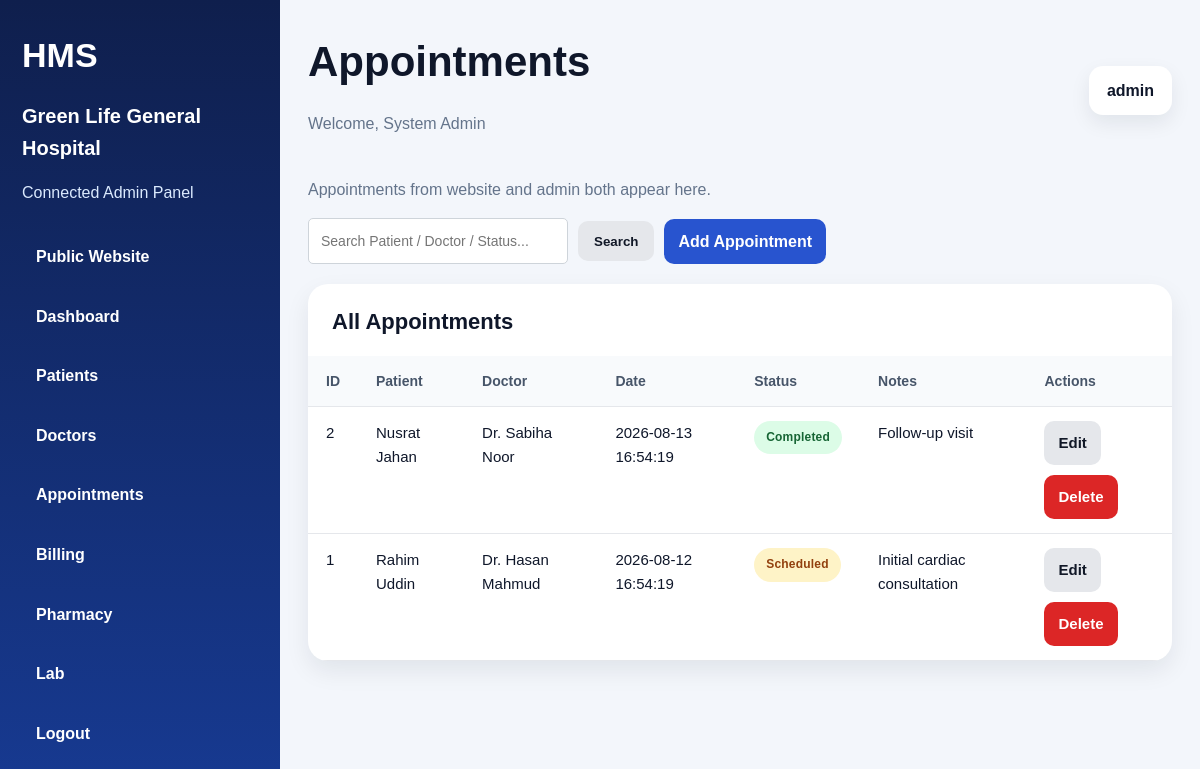
The page /admin/modules/appointments/index.php (signed in) on the database its author committed.
### tables this page shows
CREATE TABLE appointments (
  id INT AUTO_INCREMENT PRIMARY KEY,
  patient_id INT NOT NULL,
  doctor_id INT NOT NULL,
  appointment_date DATETIME NOT NULL,
  status VARCHAR(30) NOT NULL DEFAULT 'Scheduled',
  notes TEXT,
  created_at DATETIME NOT NULL,
  CONSTRAINT fk_appointments_patient FOREIGN KEY (patient_id) REFERENCES patients(id) ON DELETE CASCADE,
  CONSTRAINT fk_appointments_doctor FOREIGN KEY (doctor_id) REFERENCES doctors(id) ON DELETE CASCADE
);

CREATE TABLE patients (
  id INT AUTO_INCREMENT PRIMARY KEY,
  name VARCHAR(120) NOT NULL,
  age INT DEFAULT 0,
  gender VARCHAR(20) DEFAULT 'Male',
  phone VARCHAR(30) NOT NULL,
  blood_group VARCHAR(10) DEFAULT '',
  address VARCHAR(255) DEFAULT '',
  created_at DATETIME NOT NULL
);

CREATE TABLE doctors (
  id INT AUTO_INCREMENT PRIMARY KEY,
  name VARCHAR(120) NOT NULL,
  specialization VARCHAR(120) NOT NULL,
  phone VARCHAR(30) DEFAULT '',
  email VARCHAR(120) DEFAULT '',
  schedule VARCHAR(180) DEFAULT '',
  created_at DATETIME NOT NULL
);

### config/app.php (called while the page is built, shortened)
<?php
function e($v): string
{
    return htmlspecialchars((string) $v, ENT_QUOTES, 'UTF-8');
}
function status_badge_class(string $status): string
{
    $s = strtolower($status);
    return in_array($s, ['paid', 'completed', 'available', 'normal', 'active'])
        ? 'badge success'
        : (
            in_array($s, ['pending', 'scheduled', 'low stock'])
                ? 'badge warning'
                : 'badge'
        );
}

### admin/modules/appointments/index.php (the view, shortened to what this page needs)
<?php
require_once __DIR__ . '/../../../config/database.php';
$sql = "
    SELECT
        a.*,
        p.name AS patient_name,
        d.name AS doctor_name
    FROM appointments a
    LEFT JOIN patients p ON p.id = a.patient_id
    LEFT JOIN doctors d ON d.id = a.doctor_id
";
$params = [];
$sql .= " ORDER BY a.id DESC";
$stmt = $pdo->prepare($sql);
$stmt->execute($params);
$rows = $stmt->fetchAll();
include __DIR__ . '/../../partials/header.php';
?>
<div class="toolbar">
    <div class="muted">
        Appointments from website and admin both appear here.
    </div>
    <div class="toolbar-actions">
        <form method="GET" class="search-form">
            <input
                type="text"
                name="search"
                class="form-control"
                placeholder="Search Patient / Doctor / Status..."
                value="<?= e($_GET['search'] ?? '') ?>">
            <button type="submit" class="btn btn-secondary">
                Search
            </button>
        </form>
        <a class="btn btn-primary" href="form.php">
            Add Appointment
        </a>
    </div>
</div>
<div class="table-card">
    <div class="table-head">
        <h3>All Appointments</h3>
    </div>
    <div class="table-wrap">
        <table class="table">
            <thead>
                <tr>
                    <th>ID</th>
                    <th>Patient</th>
                    <th>Doctor</th>
                    <th>Date</th>
                    <th>Status</th>
                    <th>Notes</th>
                    <th>Actions</th>
                </tr>
            </thead>
            <tbody>
            <?php if(count($rows) > 0): ?>
                <?php foreach ($rows as $r): ?>
                <tr>
                    <td><?= e($r['id']) ?></td>
                    <td><?= e($r['patient_name']) ?></td>
                    <td><?= e($r['doctor_name']) ?></td>
                    <td><?= e($r['appointment_date']) ?></td>
                    <td>
                        <span class="<?= e(status_badge_class($r['status'])) ?>">
                            <?= e($r['status']) ?>
                        </span>
                    </td>
                    <td><?= e($r['notes']) ?></td>
                    <td class="actions">
                        <a class="btn btn-secondary"
                           href="form.php?id=<?= e($r['id']) ?>">
                            Edit
                        </a>
                        <a class="btn btn-danger"
                           data-confirm="Delete appointment?"
                           href="delete.php?id=<?= e($r['id']) ?>">
                            Delete
                        </a>
                    </td>
                </tr>
                <?php endforeach; ?>
            <?php endif; ?>
            </tbody>
        </table>
    </div>
</div>
<?php include __DIR__ . '/../../partials/footer.php'; ?>

### assets/css/style.css (style rules this page uses)
:root { --bg:#f4f7fb; --card:#fff; --text:#172033; --muted:#5f6b7a; --pri:#1d4ed8; --pri2:#0f172a; --line:#e5e7eb; --success:#16a34a; --warn:#d97706; --danger:#dc2626; --radius:22px; --shadow:0 16px 36px rgba(15,23,42,.10) }
* { box-sizing:border-box }
html { scroll-behavior:smooth }
body { margin:0; font-family:Arial,Helvetica,sans-serif; background:var(--bg); color:var(--text); line-height:1.6 }
a { text-decoration:none; color:inherit }
.btn { display:inline-flex; align-items:center; justify-content:center; padding:13px 20px; border-radius:14px; border:none; cursor:pointer; font-weight:700; transition:.25s ease }
.btn-primary { background:var(--pri); color:#fff }
.btn-secondary { background:#eef2ff; color:var(--pri2) }
.btn-danger { background:#fee2e2; color:#991b1b }
.badge { display:inline-block; padding:7px 12px; border-radius:999px; font-size:12px; font-weight:700; letter-spacing:.2px; background:#e8eefc; color:#21409a }
.badge.success { background:#dcfce7; color:#166534 }
.badge.warning { background:#fef3c7; color:#92400e }
.muted { color:var(--muted) }
.hero-card, .panel, .table-card, .stat-card, .info-card, .login-panel { background:var(--card); border-radius:var(--radius); box-shadow:var(--shadow) }
.form-control { width: 100%; height: 48px; border: 1px solid #d1d5db; border-radius: 12px; padding: 12px 14px; font-size: 15px; color: #111827; background: #ffffff; outline: none; box-sizing: border-box; }
.muted { color:#6b7280; }
.btn { display:inline-block; padding:12px 18px; border-radius:8px; text-decoration:none; border:none; cursor:pointer; font-weight:600; }
.btn-primary { background:#2854cf; color:#fff; }
.btn-secondary { background:#e5e7eb; color:#111827; }
.muted { color: #6b7280; }
.btn { display: inline-block; padding: 12px 18px; border-radius: 10px; text-decoration: none; border: none; cursor: pointer; font-weight: 600; }
.btn-primary { background: #2854cf; color: #fff; }
.btn-secondary { background: #e5e7eb; color: #111827; }
.admin-body { margin: 0; background: #f3f6fb; font-family: Arial, sans-serif; color: #0f172a; }
.table-card { background: #ffffff; border-radius: 20px; box-shadow: 0 10px 24px rgba(15, 23, 42, 0.08); overflow: hidden; }
.table-head { padding: 20px 24px 0; }
.table-head h3 { margin: 0 0 16px; font-size: 22px; color: #0f172a; }
.table-wrap { width: 100%; overflow-x: auto; }
.table { width: 100%; border-collapse: collapse; }
.table th, .table td { padding: 14px 18px; text-align: left; border-bottom: 1px solid #e5e7eb; }
.table th { background: #f8fafc; font-size: 14px; color: #475569; font-weight: 800; }
.table td { font-size: 15px; color: #0f172a; }
.muted { color: #64748b; }
.toolbar { display: flex; align-items: center; justify-content: space-between; gap: 16px; margin-bottom: 20px; flex-wrap: wrap; }
.actions { display: flex; gap: 10px; flex-wrap: wrap; }
.btn-danger { background: #dc2626; color: #ffffff; text-decoration: none; padding: 10px 14px; border-radius: 10px; font-weight: 600; display: inline-block; }
.btn-secondary { background: #e5e7eb; color: #111827; text-decoration: none; padding: 10px 14px; border-radius: 10px; font-weight: 600; display: inline-block; }
.btn-primary { background: #2854cf; color: #ffffff; text-decoration: none; padding: 10px 14px; border-radius: 10px; font-weight: 600; display: inline-block; }
.table th, .table td { padding: 14px 18px; text-align: left; border-bottom: 1px solid #e5e7eb; vertical-align: top; }
.form-control { width: 100%; min-height: 46px; border: 1px solid #d1d5db; border-radius: 10px; padding: 10px 14px; font-size: 15px; color: #111827; background: #ffffff; box-sizing: border-box; outline: none; }

### admin/partials/header.php (style rules this page uses)
.toolbar { display:flex; justify-content:space-between; align-items:center; flex-wrap:wrap; gap:15px; margin-bottom:20px; }
.toolbar-actions { display:flex; align-items:center; gap:10px; flex-wrap:wrap; }
.search-form { display:flex; align-items:center; gap:10px; }
.search-form .form-control { width:260px; height:40px; padding:8px 12px; border:1px solid #ced4da; border-radius:5px; font-size:14px; outline:none; transition:.3s; }
.search-form .btn { height:40px; padding:0 16px; display:flex; align-items:center; justify-content:center; cursor:pointer; }
.btn-primary { white-space:nowrap; }
.btn-secondary { white-space:nowrap; }

### rows shown on the page
appointments: id "2", patient.name "Nusrat Jahan", doctor.name "Dr. Sabiha Noor", appointment_date "2026-08-13 16:54:19", status "Completed", notes "Follow-up visit"
appointments: id "1", patient.name "Rahim Uddin", doctor.name "Dr. Hasan Mahmud", appointment_date "2026-08-12 16:54:19", status "Scheduled", notes "Initial cardiac consultation"

### other values the page prints
APP_NAME "Green Life General Hospital"
$pageTitle "Appointments"
$_SESSION['admin_name'] "System Admin"
$_SESSION['admin_username'] "admin"
